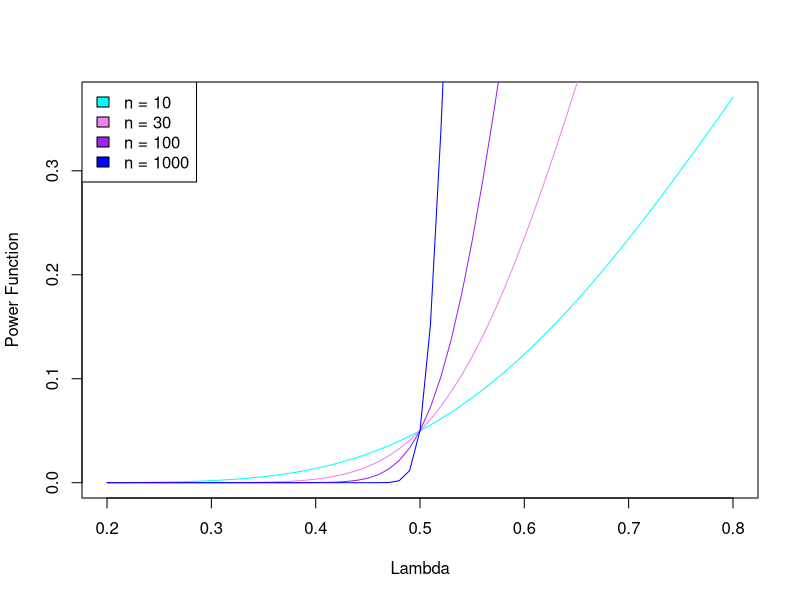

Generate this figure with R:
set.seed(7)

rate <- 0.5
rates_sec <- seq(0.2, 0.8, by = 0.01)
alpha <- 0.05
ns <- c(10, 30, 100, 1000)
results <- list(c(), c(), c(), c())

for (i in 1:4) {
    n <- ns[i]
    q <- qgamma(alpha, n, rate)
    for (r in rates_sec) {
        k <- pgamma(q, n, r)
        results[[i]] <- c(results[[i]], k)
    }
}

plot(rates_sec,
    results[[1]],
    type = "l",
    col = "cyan",
    xlab = "Lambda",
    ylab = "Power Function"
)
lines(rates_sec, results[[2]], col = "violet")
lines(rates_sec, results[[3]], col = "purple")
lines(rates_sec, results[[4]], col = "blue")
legend(
    "topleft",
    legend = c(
        "n = 10",
        "n = 30",
        "n = 100",
        "n = 1000"
    ),
    fill = c("cyan", "violet", "purple", "blue")
)
